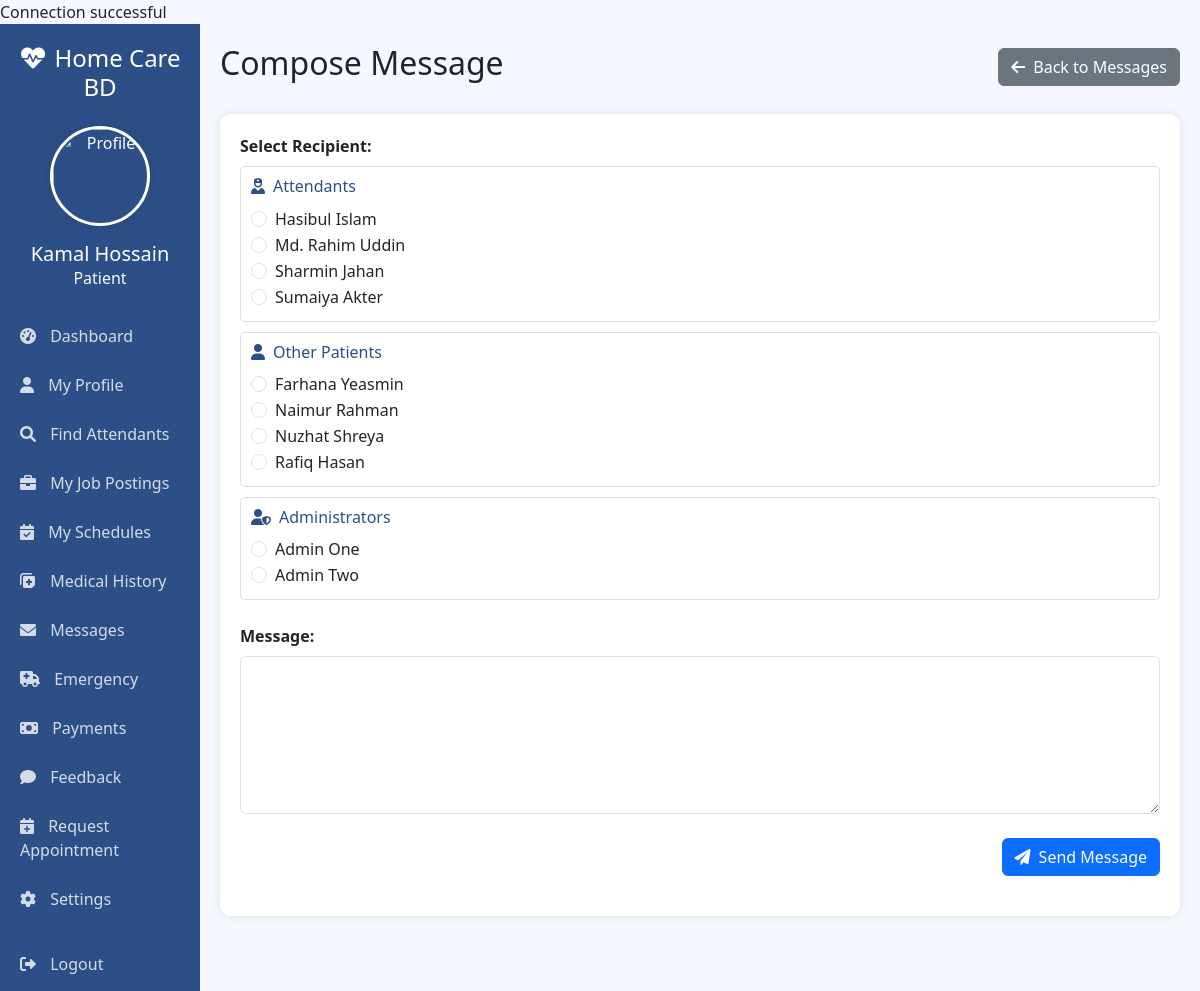
Page /patient/compose_message.php (signed in) on the committed database.
### tables this page shows
CREATE TABLE `users` (
  `User_ID` int(11) NOT NULL,
  `Name` varchar(100) DEFAULT NULL,
  `Username` varchar(50) DEFAULT NULL,
  `Birth_date` date DEFAULT NULL,
  `Email` varchar(100) DEFAULT NULL,
  `Password` varchar(255) NOT NULL,
  `Phone` varchar(20) DEFAULT NULL,
  `Verification_status` enum('pending','verified','rejected') DEFAULT 'pending',
  `Role` enum('attendant','patient','admin') DEFAULT NULL
);

### patient/compose_message.php (the view, shortened to what this page needs)
<?php
$user_id = $_SESSION['user_id'];
$name = $_SESSION['name'] ?? 'Patient';
require_once '../dbconnect.php';
$users = null;
$stmt = $conn->prepare("SELECT User_ID, Name, Role FROM users WHERE User_ID != ? ORDER BY Role, Name");
if ($stmt) {
    $stmt->bind_param("i", $user_id);
    $stmt->execute();
    $users = $stmt->get_result();
} else {
    $error_message = "Database error: Could not fetch users. " . $conn->error;
}
$attendants = [];
$patients = [];
$admins = [];
if ($users && $users->num_rows > 0) {
    while ($user = $users->fetch_assoc()) {
        switch ($user['Role']) {
            case 'attendant':
                $attendants[] = $user;
                break;
            case 'patient':
                $patients[] = $user;
                break;
            case 'admin':
                $admins[] = $user;
                break;
        }
    }
}
?>
<!DOCTYPE html>
<html lang="en">
<head>
    <link href="https://cdn.jsdelivr.net/npm/bootstrap@5.3.0-alpha1/dist/css/bootstrap.min.css" rel="stylesheet">
    <link rel="stylesheet" href="https://cdnjs.cloudflare.com/ajax/libs/font-awesome/6.0.0-beta3/css/all.min.css">
</head>
<body>
    <div class="container-fluid">
        <div class="row">
            <div class="col-md-3 col-lg-2 px-0 sidebar">
                <div class="text-center mb-4">
                    <h4 class="mb-0"><i class="fas fa-heartbeat me-2"></i>Home Care BD</h4>
                </div>
                <div class="text-center mb-4">
                    <img src="../images/avatar-placeholder.jpg" class="profile-image mb-3" alt="Profile">
                    <h5 class="mb-0"><?php echo htmlspecialchars($name); ?></h5>
                    <p class="text-light mb-0">Patient</p>
                </div>
                <ul class="nav flex-column">
                    <li class="nav-item">
                        <a class="nav-link" href="dashboard.php"><i class="fas fa-tachometer-alt"></i> Dashboard</a>
                    </li>
                    <li class="nav-item">
                        <a class="nav-link" href="profile.php"><i class="fas fa-user"></i> My Profile</a>
                    </li>
                    <li class="nav-item">
                        <a class="nav-link" href="job_posting.php"><i class="fas fa-search"></i> Find Attendants</a>
                    </li>
                    <li class="nav-item">
                        <a class="nav-link" href="view_my_jobs.php"><i class="fas fa-briefcase"></i> My Job Postings</a>
                    </li>
                    <li class="nav-item">
                        <a class="nav-link" href="schedules.php"><i class="fas fa-calendar-check"></i> My Schedules</a>
                    </li>
                    <li class="nav-item">
                        <a class="nav-link" href="medical_history.php"><i class="fas fa-notes-medical"></i> Medical History</a>
                    </li>
                    <li class="nav-item">
                        <a class="nav-link active" href="messages.php"><i class="fas fa-envelope"></i> Messages</a>
                    </li>
                    <li class="nav-item">
                        <a class="nav-link" href="emergency.php"><i class="fas fa-ambulance"></i> Emergency</a>
                    </li>
                    <li class="nav-item">
                        <a class="nav-link" href="payment_history.php"><i class="fas fa-money-bill"></i> Payments</a>
                    </li>
                    <li class="nav-item">
                        <a class="nav-link" href="submit_feedback.php"><i class="fas fa-comment"></i> Feedback</a>
                    </li>
                    <li class="nav-item">
                        <a class="nav-link" href="request_appointment.php"><i class="fas fa-calendar-plus"></i> Request Appointment</a>
                    </li>
                    <li class="nav-item">
                        <a class="nav-link" href="settings.php"><i class="fas fa-cog"></i> Settings</a>
                    </li>
                    <li class="nav-item mt-3">
                        <a class="nav-link" href="../logout.php"><i class="fas fa-sign-out-alt"></i> Logout</a>
                    </li>
                </ul>
            </div>
            <div class="col-md-9 col-lg-10 main-content">
                <div class="d-flex justify-content-between align-items-center mb-4">
                    <h2>Compose Message</h2>
                    <a href="messages.php" class="btn btn-secondary"><i class="fas fa-arrow-left me-2"></i>Back to Messages</a>
                </div>
                <div class="dashboard-card">
                    <form method="post" action="">
                        <div class="form-group mb-4">
                            <label for="receiver_id" class="form-label fw-bold">Select Recipient:</label>
                            <?php if (!$users || $users->num_rows === 0): ?>
                                <div class="alert alert-warning">No recipients available.</div>
                            <?php else: ?>
                                <?php if (!empty($attendants)): ?>
                                    <div class="recipient-group">
                                        <h5><i class="fas fa-user-nurse me-2"></i>Attendants</h5>
                                        <?php foreach ($attendants as $attendant): ?>
                                            <div class="form-check">
                                                <input class="form-check-input" type="radio" name="receiver_id" id="attendant_<?php echo $attendant['User_ID']; ?>" value="<?php echo $attendant['User_ID']; ?>" <?php echo (isset($_POST['receiver_id']) && $_POST['receiver_id'] == $attendant['User_ID']) ? 'checked' : ''; ?> required>
                                                <label class="form-check-label" for="attendant_<?php echo $attendant['User_ID']; ?>">
                                                    <?php echo htmlspecialchars($attendant['Name']); ?>
                                                </label>
                                            </div>
                                        <?php endforeach; ?>
                                    </div>
                                <?php endif; ?>
                                <?php if (!empty($patients)): ?>
                                    <div class="recipient-group">
                                        <h5><i class="fas fa-user me-2"></i>Other Patients</h5>
                                        <?php foreach ($patients as $patient): ?>
                                            <div class="form-check">
                                                <input class="form-check-input" type="radio" name="receiver_id" id="patient_<?php echo $patient['User_ID']; ?>" value="<?php echo $patient['User_ID']; ?>" <?php echo (isset($_POST['receiver_id']) && $_POST['receiver_id'] == $patient['User_ID']) ? 'checked' : ''; ?> required>
                                                <label class="form-check-label" for="patient_<?php echo $patient['User_ID']; ?>">
                                                    <?php echo htmlspecialchars($patient['Name']); ?>
                                                </label>
                                            </div>
                                        <?php endforeach; ?>
                                    </div>
                                <?php endif; ?>
                                <?php if (!empty($admins)): ?>
                                    <div class="recipient-group">
                                        <h5><i class="fas fa-user-shield me-2"></i>Administrators</h5>
                                        <?php foreach ($admins as $admin): ?>
                                            <div class="form-check">
                                                <input class="form-check-input" type="radio" name="receiver_id" id="admin_<?php echo $admin['User_ID']; ?>" value="<?php echo $admin['User_ID']; ?>" <?php echo (isset($_POST['receiver_id']) && $_POST['receiver_id'] == $admin['User_ID']) ? 'checked' : ''; ?> required>
                                                <label class="form-check-label" for="admin_<?php echo $admin['User_ID']; ?>">
                                                    <?php echo htmlspecialchars($admin['Name']); ?>
                                                </label>
                                            </div>
                                        <?php endforeach; ?>
                                    </div>
                                <?php endif; ?>
                            <?php endif; ?>
                        </div>
                        <div class="form-group mb-4">
                            <label for="message" class="form-label fw-bold">Message:</label>
                            <textarea class="form-control" id="message" name="message" rows="6" required><?php echo isset($_POST['message']) ? htmlspecialchars($_POST['message']) : ''; ?></textarea>
                        </div>
                        <div class="form-group text-end">
                            <button type="submit" name="send_message" class="btn btn-primary"><i class="fas fa-paper-plane me-2"></i>Send Message</button>
                        </div>
                    </form>
                </div>
            </div>
        </div>
    </div>
</body>
</html>

### patient/compose_message.php (style rules this page uses)
:root { --primary-color: #2c4f87; --secondary-color: #4caf50; --light-bg: #f5f9ff; }
body { font-family: 'Segoe UI', Tahoma, Geneva, Verdana, sans-serif; background-color: var(--light-bg); }
.sidebar { background-color: var(--primary-color); color: white; min-height: 100vh; padding-top: 20px; }
.sidebar .nav-link { color: rgba(255, 255, 255, 0.8); padding: 10px 20px; margin-bottom: 5px; border-radius: 5px; }
.sidebar .nav-link i { margin-right: 10px; }
.main-content { padding: 20px; }
.dashboard-card { background-color: white; border-radius: 10px; box-shadow: 0 0 10px rgba(0, 0, 0, 0.1); padding: 20px; margin-bottom: 20px; }
.profile-image { width: 100px; height: 100px; border-radius: 50%; object-fit: cover; border: 3px solid white; box-shadow: 0 0 10px rgba(0, 0, 0, 0.1); }
.form-group { margin-bottom: 20px; }
.recipient-group { border: 1px solid #e0e0e0; border-radius: 5px; padding: 10px; margin-bottom: 10px; }
.recipient-group h5 { color: var(--primary-color); margin-bottom: 10px; font-size: 1rem; }

### rows in the picture
users: Name "Hasibul Islam"
users: Name "Md. Rahim Uddin"
users: Name "Sharmin Jahan"
users: Name "Sumaiya Akter"
users: Name "Farhana Yeasmin"
users: Name "Naimur Rahman"
users: Name "Nuzhat Shreya"
users: Name "Rafiq Hasan"
users: Name "Admin One"
users: Name "Admin Two"

### other values in the picture
$name "Kamal Hossain"
